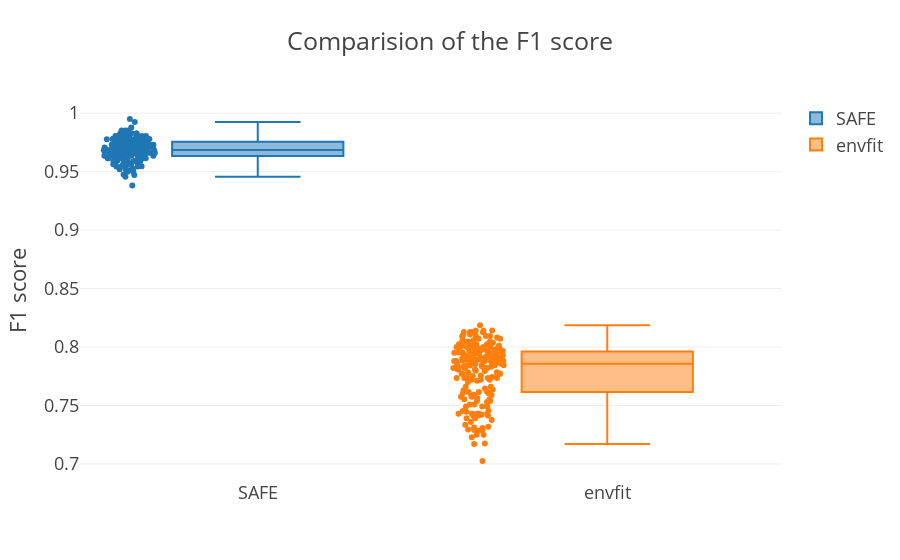

Source (notebook cell):
### Code cell
trace0 = go.Box(y = list(map(fsafe_f1,res)),
                text = "SAFE",
                name = "SAFE",
                #marker = dict(color=color_codes[cat]),
                boxpoints='all')

trace1 = go.Box(y = list(map(fenvfit_f1,res)),
                text = "envfit",
                name = "envfit",
                #marker = dict(color=color_codes[cat]),
                boxpoints='all')

layout = dict(yaxis=dict(title='F1 score'),
              title="Comparision of the F1 score",
                        font=dict(size=18))

data = [trace0,trace1]

plotly.offline.iplot(dict(data=data,layout=layout))
# plotly.offline.plot(dict(data=data,layout = layout),filename = "comparision of F1 score box mixed.html",auto_open=False)

### Figure 1 — Plotly figure (JSON) as saved in the notebook; plotly's stock layout.template omitted (floating-point values rounded to 4 significant figures; data arrays with more than 128 entries replaced by an {"elided": "..."} marker saying what was removed)
{"data": [{"boxpoints": "all", "name": "SAFE", "text": "SAFE", "type": "box", "uid": "b10e68c2-c860-4a23-87b0-3f1046548f2f", "y": {"elided": "199 float values"}}, {"boxpoints": "all", "name": "envfit", "text": "envfit", "type": "box", "uid": "67f5d7fa-4139-483b-a8ed-00551c78dbd3", "y": {"elided": "199 float values"}}], "layout": {"autosize": true, "font": {"size": 18}, "title": "Comparision of the F1 score", "xaxis": {"autorange": true, "range": [-0.696, 1.5], "type": "category"}, "yaxis": {"autorange": true, "range": [0.6863, 1.011], "title": "F1 score", "type": "linear"}}}
